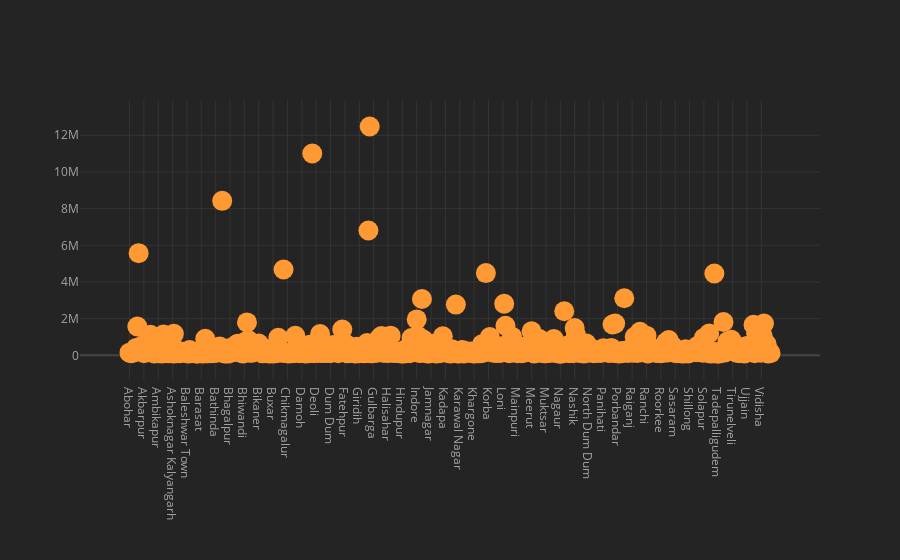

Notebook code for this chart:
### Code cell
import pandas as pd
import numpy as np
import seaborn as sns
import matplotlib.pyplot as plt
%matplotlib inline
from plotly.offline import iplot
import plotly as py
import plotly.tools as tls
import cufflinks as cf


df=pd.read_csv('Indian_cities.csv')
py.offline.init_notebook_mode(connected=True)
cf.go_offline()
df.columns
df=df[['name_of_city', 'state_code', 'state_name', 'dist_code',
       'population_total']]
a=df['name_of_city']
b=df['population_total']
df.iplot(x='name_of_city',y='population_total',mode='markers',size=20)

### Figure 1 — Plotly figure (JSON) as saved in the notebook; plotly's stock layout.template omitted (floating-point values rounded to 4 significant figures; data arrays with more than 128 entries replaced by an {"elided": "..."} marker saying what was removed)
{"data": [{"line": {"color": "rgba(255, 153, 51, 1.0)", "dash": "solid", "shape": "linear", "width": 1.3}, "marker": {"size": 20, "symbol": "circle"}, "mode": "markers", "name": "population_total", "text": "", "type": "scatter", "x": {"elided": "493 str values"}, "y": {"elided": "493 int values"}}], "layout": {"legend": {"bgcolor": "#242424", "font": {"color": "#F4F4F4"}}, "paper_bgcolor": "#242424", "plot_bgcolor": "#242424", "title": {"font": {"color": "#F4F4F4"}}, "xaxis": {"gridcolor": "#343434", "showgrid": true, "tickfont": {"color": "#A4A4A4"}, "title": {"font": {"color": "#A4A4A4"}, "text": ""}, "zerolinecolor": "#444444"}, "yaxis": {"gridcolor": "#343434", "showgrid": true, "tickfont": {"color": "#A4A4A4"}, "title": {"font": {"color": "#A4A4A4"}, "text": ""}, "zerolinecolor": "#444444"}}}
